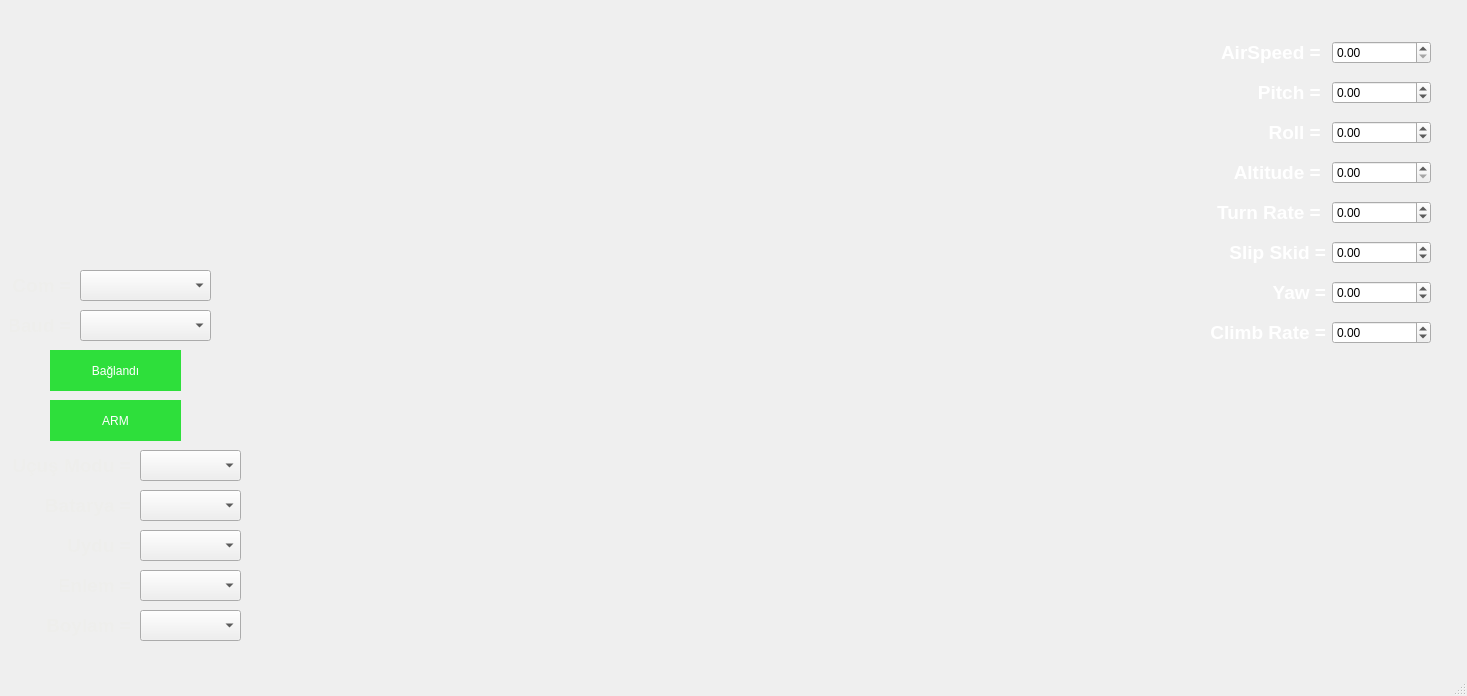
<?xml version="1.0" encoding="UTF-8"?>
<ui version="4.0">
 <class>MainWindow</class>
 <widget class="QMainWindow" name="MainWindow">
  <property name="geometry">
   <rect>
    <x>0</x>
    <y>0</y>
    <width>1467</width>
    <height>696</height>
   </rect>
  </property>
  <property name="windowTitle">
   <string>GAÜN - Gazi Uzay - Cihangir İHA</string>
  </property>
  <property name="windowIcon">
   <iconset>
    <normaloff>../../../Desktop/gazi-icon.ico</normaloff>../../../Desktop/gazi-icon.ico</iconset>
  </property>
  <widget class="QWidget" name="centralwidget">
   <widget class="QLabel" name="Background_Image">
    <property name="geometry">
     <rect>
      <x>0</x>
      <y>0</y>
      <width>1471</width>
      <height>671</height>
     </rect>
    </property>
    <property name="text">
     <string/>
    </property>
    <property name="pixmap">
     <pixmap>../../Background_Image/cosmos-1853491_1920.jpg</pixmap>
    </property>
   </widget>
   <widget class="QWidget" name="widget_2" native="true">
    <property name="geometry">
     <rect>
      <x>1210</x>
      <y>30</y>
      <width>221</width>
      <height>331</height>
     </rect>
    </property>
    <layout class="QGridLayout" name="gridLayout_2">
     <item row="0" column="0">
      <widget class="QLabel" name="labelAirSpeed">
       <property name="font">
        <font>
         <pointsize>14</pointsize>
         <weight>75</weight>
         <bold>true</bold>
        </font>
       </property>
       <property name="autoFillBackground">
        <bool>false</bool>
       </property>
       <property name="styleSheet">
        <string notr="true">color: rgb(255, 255, 255);</string>
       </property>
       <property name="text">
        <string>AirSpeed = </string>
       </property>
       <property name="alignment">
        <set>Qt::AlignRight|Qt::AlignTrailing|Qt::AlignVCenter</set>
       </property>
      </widget>
     </item>
     <item row="7" column="1">
      <widget class="QDoubleSpinBox" name="doubleSpinBoxClimbRate">
       <property name="minimum">
        <double>-180.000000000000000</double>
       </property>
       <property name="maximum">
        <double>180.000000000000000</double>
       </property>
      </widget>
     </item>
     <item row="2" column="1">
      <widget class="QDoubleSpinBox" name="doubleSpinBoxRoll">
       <property name="minimum">
        <double>-180.000000000000000</double>
       </property>
       <property name="maximum">
        <double>180.000000000000000</double>
       </property>
      </widget>
     </item>
     <item row="0" column="1">
      <widget class="QDoubleSpinBox" name="doubleSpinBoxAirSpeed">
       <property name="maximum">
        <double>24.000000000000000</double>
       </property>
      </widget>
     </item>
     <item row="1" column="0">
      <widget class="QLabel" name="labelPitch">
       <property name="font">
        <font>
         <pointsize>14</pointsize>
         <weight>75</weight>
         <bold>true</bold>
        </font>
       </property>
       <property name="autoFillBackground">
        <bool>false</bool>
       </property>
       <property name="styleSheet">
        <string notr="true">color: rgb(255, 255, 255);</string>
       </property>
       <property name="text">
        <string>Pitch = </string>
       </property>
       <property name="alignment">
        <set>Qt::AlignRight|Qt::AlignTrailing|Qt::AlignVCenter</set>
       </property>
      </widget>
     </item>
     <item row="7" column="0">
      <widget class="QLabel" name="labelClimbRate">
       <property name="font">
        <font>
         <pointsize>14</pointsize>
         <weight>75</weight>
         <bold>true</bold>
        </font>
       </property>
       <property name="autoFillBackground">
        <bool>false</bool>
       </property>
       <property name="styleSheet">
        <string>color: rgb(255, 255, 255);</string>
       </property>
       <property name="text">
        <string>Climb Rate =</string>
       </property>
       <property name="alignment">
        <set>Qt::AlignRight|Qt::AlignTrailing|Qt::AlignVCenter</set>
       </property>
      </widget>
     </item>
     <item row="3" column="1">
      <widget class="QDoubleSpinBox" name="doubleSpinBoxAltitude">
       <property name="maximum">
        <double>360.000000000000000</double>
       </property>
      </widget>
     </item>
     <item row="4" column="1">
      <widget class="QDoubleSpinBox" name="doubleSpinBoxSetTurnRate">
       <property name="minimum">
        <double>-6.000000000000000</double>
       </property>
       <property name="maximum">
        <double>6.000000000000000</double>
       </property>
      </widget>
     </item>
     <item row="5" column="0">
      <widget class="QLabel" name="labelSlipSkid">
       <property name="font">
        <font>
         <pointsize>14</pointsize>
         <weight>75</weight>
         <bold>true</bold>
        </font>
       </property>
       <property name="autoFillBackground">
        <bool>false</bool>
       </property>
       <property name="styleSheet">
        <string>color: rgb(255, 255, 255);</string>
       </property>
       <property name="text">
        <string>Slip Skid =</string>
       </property>
       <property name="alignment">
        <set>Qt::AlignRight|Qt::AlignTrailing|Qt::AlignVCenter</set>
       </property>
      </widget>
     </item>
     <item row="5" column="1">
      <widget class="QDoubleSpinBox" name="doubleSpinBoxSetSlidSkip">
       <property name="minimum">
        <double>-15.000000000000000</double>
       </property>
       <property name="maximum">
        <double>15.000000000000000</double>
       </property>
      </widget>
     </item>
     <item row="4" column="0">
      <widget class="QLabel" name="labelTurnRate">
       <property name="font">
        <font>
         <pointsize>14</pointsize>
         <weight>75</weight>
         <bold>true</bold>
        </font>
       </property>
       <property name="autoFillBackground">
        <bool>false</bool>
       </property>
       <property name="styleSheet">
        <string>color: rgb(255, 255, 255);</string>
       </property>
       <property name="text">
        <string>Turn Rate = </string>
       </property>
       <property name="alignment">
        <set>Qt::AlignRight|Qt::AlignTrailing|Qt::AlignVCenter</set>
       </property>
      </widget>
     </item>
     <item row="1" column="1">
      <widget class="QDoubleSpinBox" name="doubleSpinBoxPitch">
       <property name="minimum">
        <double>-90.000000000000000</double>
       </property>
       <property name="maximum">
        <double>90.000000000000000</double>
       </property>
      </widget>
     </item>
     <item row="6" column="1">
      <widget class="QDoubleSpinBox" name="doubleSpinBoxYaw">
       <property name="minimum">
        <double>-360.000000000000000</double>
       </property>
       <property name="maximum">
        <double>360.000000000000000</double>
       </property>
      </widget>
     </item>
     <item row="2" column="0">
      <widget class="QLabel" name="labelRoll">
       <property name="font">
        <font>
         <pointsize>14</pointsize>
         <weight>75</weight>
         <bold>true</bold>
        </font>
       </property>
       <property name="autoFillBackground">
        <bool>false</bool>
       </property>
       <property name="styleSheet">
        <string>color: rgb(255, 255, 255);</string>
       </property>
       <property name="text">
        <string>Roll = </string>
       </property>
       <property name="alignment">
        <set>Qt::AlignRight|Qt::AlignTrailing|Qt::AlignVCenter</set>
       </property>
      </widget>
     </item>
     <item row="6" column="0">
      <widget class="QLabel" name="labelYaw">
       <property name="font">
        <font>
         <pointsize>14</pointsize>
         <weight>75</weight>
         <bold>true</bold>
        </font>
       </property>
       <property name="autoFillBackground">
        <bool>false</bool>
       </property>
       <property name="styleSheet">
        <string>color: rgb(255, 255, 255);</string>
       </property>
       <property name="text">
        <string>Yaw =</string>
       </property>
       <property name="alignment">
        <set>Qt::AlignRight|Qt::AlignTrailing|Qt::AlignVCenter</set>
       </property>
      </widget>
     </item>
     <item row="3" column="0">
      <widget class="QLabel" name="labelAltitude">
       <property name="font">
        <font>
         <pointsize>14</pointsize>
         <weight>75</weight>
         <bold>true</bold>
        </font>
       </property>
       <property name="autoFillBackground">
        <bool>false</bool>
       </property>
       <property name="styleSheet">
        <string>color: rgb(255, 255, 255);</string>
       </property>
       <property name="text">
        <string>Altitude = </string>
       </property>
       <property name="alignment">
        <set>Qt::AlignRight|Qt::AlignTrailing|Qt::AlignVCenter</set>
       </property>
      </widget>
     </item>
    </layout>
   </widget>
   <widget class="qfi_AI" name="graphicsAI">
    <property name="enabled">
     <bool>false</bool>
    </property>
    <property name="geometry">
     <rect>
      <x>580</x>
      <y>30</y>
      <width>300</width>
      <height>300</height>
     </rect>
    </property>
    <property name="minimumSize">
     <size>
      <width>300</width>
      <height>300</height>
     </size>
    </property>
    <property name="maximumSize">
     <size>
      <width>300</width>
      <height>300</height>
     </size>
    </property>
    <property name="frameShape">
     <enum>QFrame::NoFrame</enum>
    </property>
    <property name="verticalScrollBarPolicy">
     <enum>Qt::ScrollBarAlwaysOff</enum>
    </property>
    <property name="horizontalScrollBarPolicy">
     <enum>Qt::ScrollBarAlwaysOff</enum>
    </property>
    <property name="backgroundBrush">
     <brush brushstyle="SolidPattern">
      <color alpha="255">
       <red>0</red>
       <green>0</green>
       <blue>0</blue>
      </color>
     </brush>
    </property>
    <property name="interactive">
     <bool>false</bool>
    </property>
   </widget>
   <widget class="qfi_ALT" name="graphicsALT">
    <property name="enabled">
     <bool>false</bool>
    </property>
    <property name="geometry">
     <rect>
      <x>890</x>
      <y>30</y>
      <width>300</width>
      <height>300</height>
     </rect>
    </property>
    <property name="minimumSize">
     <size>
      <width>300</width>
      <height>300</height>
     </size>
    </property>
    <property name="maximumSize">
     <size>
      <width>300</width>
      <height>300</height>
     </size>
    </property>
    <property name="frameShape">
     <enum>QFrame::NoFrame</enum>
    </property>
    <property name="verticalScrollBarPolicy">
     <enum>Qt::ScrollBarAlwaysOff</enum>
    </property>
    <property name="horizontalScrollBarPolicy">
     <enum>Qt::ScrollBarAlwaysOff</enum>
    </property>
    <property name="backgroundBrush">
     <brush brushstyle="SolidPattern">
      <color alpha="255">
       <red>0</red>
       <green>0</green>
       <blue>0</blue>
      </color>
     </brush>
    </property>
    <property name="interactive">
     <bool>false</bool>
    </property>
   </widget>
   <widget class="QLabel" name="Gazi_Uzay_Ikon">
    <property name="geometry">
     <rect>
      <x>10</x>
      <y>10</y>
      <width>251</width>
      <height>241</height>
     </rect>
    </property>
    <property name="text">
     <string/>
    </property>
    <property name="pixmap">
     <pixmap>../../../Desktop/gazi-icon.ico</pixmap>
    </property>
   </widget>
   <widget class="qfi_TC" name="graphicsTC">
    <property name="enabled">
     <bool>false</bool>
    </property>
    <property name="geometry">
     <rect>
      <x>270</x>
      <y>340</y>
      <width>300</width>
      <height>300</height>
     </rect>
    </property>
    <property name="minimumSize">
     <size>
      <width>300</width>
      <height>300</height>
     </size>
    </property>
    <property name="maximumSize">
     <size>
      <width>300</width>
      <height>300</height>
     </size>
    </property>
    <property name="frameShape">
     <enum>QFrame::NoFrame</enum>
    </property>
    <property name="verticalScrollBarPolicy">
     <enum>Qt::ScrollBarAlwaysOff</enum>
    </property>
    <property name="horizontalScrollBarPolicy">
     <enum>Qt::ScrollBarAlwaysOff</enum>
    </property>
    <property name="backgroundBrush">
     <brush brushstyle="SolidPattern">
      <color alpha="255">
       <red>0</red>
       <green>0</green>
       <blue>0</blue>
      </color>
     </brush>
    </property>
    <property name="interactive">
     <bool>false</bool>
    </property>
   </widget>
   <widget class="qfi_HI" name="graphicsHI">
    <property name="enabled">
     <bool>false</bool>
    </property>
    <property name="geometry">
     <rect>
      <x>580</x>
      <y>340</y>
      <width>300</width>
      <height>300</height>
     </rect>
    </property>
    <property name="minimumSize">
     <size>
      <width>300</width>
      <height>300</height>
     </size>
    </property>
    <property name="maximumSize">
     <size>
      <width>300</width>
      <height>300</height>
     </size>
    </property>
    <property name="frameShape">
     <enum>QFrame::NoFrame</enum>
    </property>
    <property name="verticalScrollBarPolicy">
     <enum>Qt::ScrollBarAlwaysOff</enum>
    </property>
    <property name="horizontalScrollBarPolicy">
     <enum>Qt::ScrollBarAlwaysOff</enum>
    </property>
    <property name="backgroundBrush">
     <brush brushstyle="SolidPattern">
      <color alpha="255">
       <red>0</red>
       <green>0</green>
       <blue>0</blue>
      </color>
     </brush>
    </property>
    <property name="interactive">
     <bool>false</bool>
    </property>
   </widget>
   <widget class="qfi_VSI" name="graphicsVSI">
    <property name="enabled">
     <bool>false</bool>
    </property>
    <property name="geometry">
     <rect>
      <x>890</x>
      <y>340</y>
      <width>300</width>
      <height>300</height>
     </rect>
    </property>
    <property name="minimumSize">
     <size>
      <width>300</width>
      <height>300</height>
     </size>
    </property>
    <property name="maximumSize">
     <size>
      <width>300</width>
      <height>300</height>
     </size>
    </property>
    <property name="frameShape">
     <enum>QFrame::NoFrame</enum>
    </property>
    <property name="verticalScrollBarPolicy">
     <enum>Qt::ScrollBarAlwaysOff</enum>
    </property>
    <property name="horizontalScrollBarPolicy">
     <enum>Qt::ScrollBarAlwaysOff</enum>
    </property>
    <property name="backgroundBrush">
     <brush brushstyle="SolidPattern">
      <color alpha="255">
       <red>0</red>
       <green>0</green>
       <blue>0</blue>
      </color>
     </brush>
    </property>
    <property name="interactive">
     <bool>false</bool>
    </property>
   </widget>
   <widget class="qfi_ASI" name="graphicsASI">
    <property name="enabled">
     <bool>false</bool>
    </property>
    <property name="geometry">
     <rect>
      <x>270</x>
      <y>30</y>
      <width>300</width>
      <height>300</height>
     </rect>
    </property>
    <property name="minimumSize">
     <size>
      <width>300</width>
      <height>300</height>
     </size>
    </property>
    <property name="maximumSize">
     <size>
      <width>300</width>
      <height>300</height>
     </size>
    </property>
    <property name="frameShape">
     <enum>QFrame::NoFrame</enum>
    </property>
    <property name="verticalScrollBarPolicy">
     <enum>Qt::ScrollBarAlwaysOff</enum>
    </property>
    <property name="horizontalScrollBarPolicy">
     <enum>Qt::ScrollBarAlwaysOff</enum>
    </property>
    <property name="backgroundBrush">
     <brush brushstyle="SolidPattern">
      <color alpha="255">
       <red>0</red>
       <green>0</green>
       <blue>0</blue>
      </color>
     </brush>
    </property>
    <property name="foregroundBrush">
     <brush brushstyle="NoBrush">
      <color alpha="255">
       <red>0</red>
       <green>0</green>
       <blue>0</blue>
      </color>
     </brush>
    </property>
    <property name="interactive">
     <bool>false</bool>
    </property>
   </widget>
   <widget class="QWidget" name="widget" native="true">
    <property name="geometry">
     <rect>
      <x>10</x>
      <y>260</y>
      <width>241</width>
      <height>391</height>
     </rect>
    </property>
    <widget class="QLabel" name="labelCom">
     <property name="geometry">
      <rect>
       <x>-10</x>
       <y>10</y>
       <width>71</width>
       <height>31</height>
      </rect>
     </property>
     <property name="font">
      <font>
       <pointsize>14</pointsize>
       <weight>75</weight>
       <bold>true</bold>
       <underline>false</underline>
       <strikeout>false</strikeout>
       <stylestrategy>PreferDefault</stylestrategy>
       <kerning>true</kerning>
      </font>
     </property>
     <property name="styleSheet">
      <string notr="true">color: rgb(238, 238, 236);</string>
     </property>
     <property name="text">
      <string>Com =</string>
     </property>
     <property name="alignment">
      <set>Qt::AlignRight|Qt::AlignTrailing|Qt::AlignVCenter</set>
     </property>
    </widget>
    <widget class="QComboBox" name="comboBoxCom">
     <property name="geometry">
      <rect>
       <x>70</x>
       <y>10</y>
       <width>131</width>
       <height>31</height>
      </rect>
     </property>
    </widget>
    <widget class="QComboBox" name="comboBox150200">
     <property name="geometry">
      <rect>
       <x>70</x>
       <y>50</y>
       <width>131</width>
       <height>31</height>
      </rect>
     </property>
    </widget>
    <widget class="QLabel" name="Connect_Disconnect">
     <property name="geometry">
      <rect>
       <x>40</x>
       <y>90</y>
       <width>131</width>
       <height>41</height>
      </rect>
     </property>
     <property name="autoFillBackground">
      <bool>false</bool>
     </property>
     <property name="styleSheet">
      <string notr="true">color: rgb(255, 255, 255);
background-color: rgb(46, 223, 59);</string>
     </property>
     <property name="text">
      <string>Bağlandı</string>
     </property>
     <property name="alignment">
      <set>Qt::AlignCenter</set>
     </property>
    </widget>
    <widget class="QLabel" name="Connect_Disconnect_2">
     <property name="geometry">
      <rect>
       <x>40</x>
       <y>140</y>
       <width>131</width>
       <height>41</height>
      </rect>
     </property>
     <property name="autoFillBackground">
      <bool>false</bool>
     </property>
     <property name="styleSheet">
      <string notr="true">color: rgb(255, 255, 255);
background-color: rgb(46, 223, 59);</string>
     </property>
     <property name="text">
      <string>ARM</string>
     </property>
     <property name="alignment">
      <set>Qt::AlignCenter</set>
     </property>
    </widget>
    <widget class="QLabel" name="labelCom_2">
     <property name="geometry">
      <rect>
       <x>0</x>
       <y>190</y>
       <width>121</width>
       <height>31</height>
      </rect>
     </property>
     <property name="font">
      <font>
       <pointsize>14</pointsize>
       <weight>75</weight>
       <bold>true</bold>
       <underline>false</underline>
       <strikeout>false</strikeout>
       <stylestrategy>PreferDefault</stylestrategy>
       <kerning>true</kerning>
      </font>
     </property>
     <property name="styleSheet">
      <string notr="true">color: rgb(238, 238, 236);</string>
     </property>
     <property name="text">
      <string>Uçuş Modu =</string>
     </property>
     <property name="alignment">
      <set>Qt::AlignRight|Qt::AlignTrailing|Qt::AlignVCenter</set>
     </property>
    </widget>
    <widget class="QLabel" name="labelCom_3">
     <property name="geometry">
      <rect>
       <x>30</x>
       <y>230</y>
       <width>91</width>
       <height>31</height>
      </rect>
     </property>
     <property name="font">
      <font>
       <pointsize>14</pointsize>
       <weight>75</weight>
       <bold>true</bold>
       <underline>false</underline>
       <strikeout>false</strikeout>
       <stylestrategy>PreferDefault</stylestrategy>
       <kerning>true</kerning>
      </font>
     </property>
     <property name="styleSheet">
      <string notr="true">color: rgb(238, 238, 236);</string>
     </property>
     <property name="text">
      <string>Batarya =</string>
     </property>
     <property name="alignment">
      <set>Qt::AlignRight|Qt::AlignTrailing|Qt::AlignVCenter</set>
     </property>
    </widget>
    <widget class="QComboBox" name="comboBox">
     <property name="geometry">
      <rect>
       <x>130</x>
       <y>190</y>
       <width>101</width>
       <height>31</height>
      </rect>
     </property>
    </widget>
    <widget class="QLabel" name="labelCom_4">
     <property name="geometry">
      <rect>
       <x>50</x>
       <y>270</y>
       <width>71</width>
       <height>31</height>
      </rect>
     </property>
     <property name="font">
      <font>
       <pointsize>14</pointsize>
       <weight>75</weight>
       <bold>true</bold>
       <underline>false</underline>
       <strikeout>false</strikeout>
       <stylestrategy>PreferDefault</stylestrategy>
       <kerning>true</kerning>
      </font>
     </property>
     <property name="styleSheet">
      <string notr="true">color: rgb(238, 238, 236);</string>
     </property>
     <property name="text">
      <string>Uydu =</string>
     </property>
     <property name="alignment">
      <set>Qt::AlignRight|Qt::AlignTrailing|Qt::AlignVCenter</set>
     </property>
    </widget>
    <widget class="QLabel" name="labelCom_5">
     <property name="geometry">
      <rect>
       <x>50</x>
       <y>310</y>
       <width>71</width>
       <height>31</height>
      </rect>
     </property>
     <property name="font">
      <font>
       <pointsize>14</pointsize>
       <weight>75</weight>
       <bold>true</bold>
       <underline>false</underline>
       <strikeout>false</strikeout>
       <stylestrategy>PreferDefault</stylestrategy>
       <kerning>true</kerning>
      </font>
     </property>
     <property name="styleSheet">
      <string notr="true">color: rgb(238, 238, 236);</string>
     </property>
     <property name="text">
      <string>Enlem =</string>
     </property>
     <property name="alignment">
      <set>Qt::AlignRight|Qt::AlignTrailing|Qt::AlignVCenter</set>
     </property>
    </widget>
    <widget class="QLabel" name="labelCom_6">
     <property name="geometry">
      <rect>
       <x>30</x>
       <y>350</y>
       <width>91</width>
       <height>31</height>
      </rect>
     </property>
     <property name="font">
      <font>
       <pointsize>14</pointsize>
       <weight>75</weight>
       <bold>true</bold>
       <underline>false</underline>
       <strikeout>false</strikeout>
       <stylestrategy>PreferDefault</stylestrategy>
       <kerning>true</kerning>
      </font>
     </property>
     <property name="styleSheet">
      <string notr="true">color: rgb(238, 238, 236);</string>
     </property>
     <property name="text">
      <string>Boylam =</string>
     </property>
     <property name="alignment">
      <set>Qt::AlignRight|Qt::AlignTrailing|Qt::AlignVCenter</set>
     </property>
    </widget>
    <widget class="QComboBox" name="comboBox_2">
     <property name="geometry">
      <rect>
       <x>130</x>
       <y>230</y>
       <width>101</width>
       <height>31</height>
      </rect>
     </property>
    </widget>
    <widget class="QComboBox" name="comboBox_3">
     <property name="geometry">
      <rect>
       <x>130</x>
       <y>270</y>
       <width>101</width>
       <height>31</height>
      </rect>
     </property>
    </widget>
    <widget class="QComboBox" name="comboBox_4">
     <property name="geometry">
      <rect>
       <x>130</x>
       <y>310</y>
       <width>101</width>
       <height>31</height>
      </rect>
     </property>
    </widget>
    <widget class="QComboBox" name="comboBox_5">
     <property name="geometry">
      <rect>
       <x>130</x>
       <y>350</y>
       <width>101</width>
       <height>31</height>
      </rect>
     </property>
    </widget>
    <widget class="QLabel" name="labelCom_7">
     <property name="geometry">
      <rect>
       <x>-10</x>
       <y>50</y>
       <width>71</width>
       <height>31</height>
      </rect>
     </property>
     <property name="font">
      <font>
       <pointsize>14</pointsize>
       <weight>75</weight>
       <bold>true</bold>
       <underline>false</underline>
       <strikeout>false</strikeout>
       <stylestrategy>PreferDefault</stylestrategy>
       <kerning>true</kerning>
      </font>
     </property>
     <property name="styleSheet">
      <string notr="true">color: rgb(238, 238, 236);</string>
     </property>
     <property name="text">
      <string>Baud =</string>
     </property>
     <property name="alignment">
      <set>Qt::AlignRight|Qt::AlignTrailing|Qt::AlignVCenter</set>
     </property>
    </widget>
   </widget>
  </widget>
  <widget class="QStatusBar" name="statusbar"/>
 </widget>
 <customwidgets>
  <customwidget>
   <class>qfi_AI</class>
   <extends>QGraphicsView</extends>
   <header>qfi/qfi_AI.h</header>
  </customwidget>
  <customwidget>
   <class>qfi_ALT</class>
   <extends>QGraphicsView</extends>
   <header>qfi/qfi_ALT.h</header>
  </customwidget>
  <customwidget>
   <class>qfi_TC</class>
   <extends>QGraphicsView</extends>
   <header>qfi/qfi_TC.h</header>
  </customwidget>
  <customwidget>
   <class>qfi_HI</class>
   <extends>QGraphicsView</extends>
   <header>qfi/qfi_HI.h</header>
  </customwidget>
  <customwidget>
   <class>qfi_VSI</class>
   <extends>QGraphicsView</extends>
   <header>qfi/qfi_VSI.h</header>
  </customwidget>
  <customwidget>
   <class>qfi_ASI</class>
   <extends>QGraphicsView</extends>
   <header>qfi/qfi_ASI.h</header>
  </customwidget>
 </customwidgets>
 <resources/>
 <connections/>
</ui>
